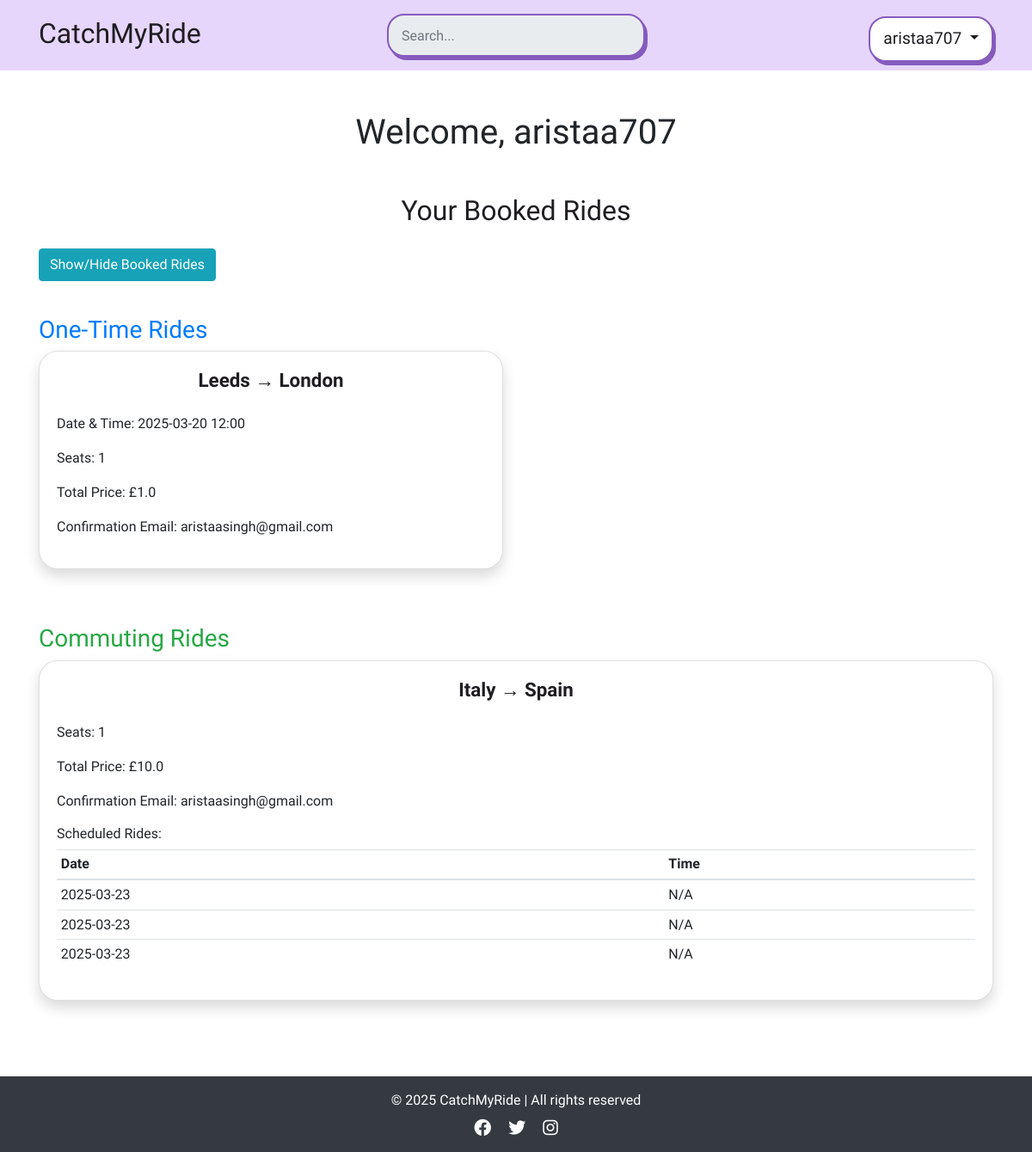
Page /dashboard (signed in) on the earlier database version.
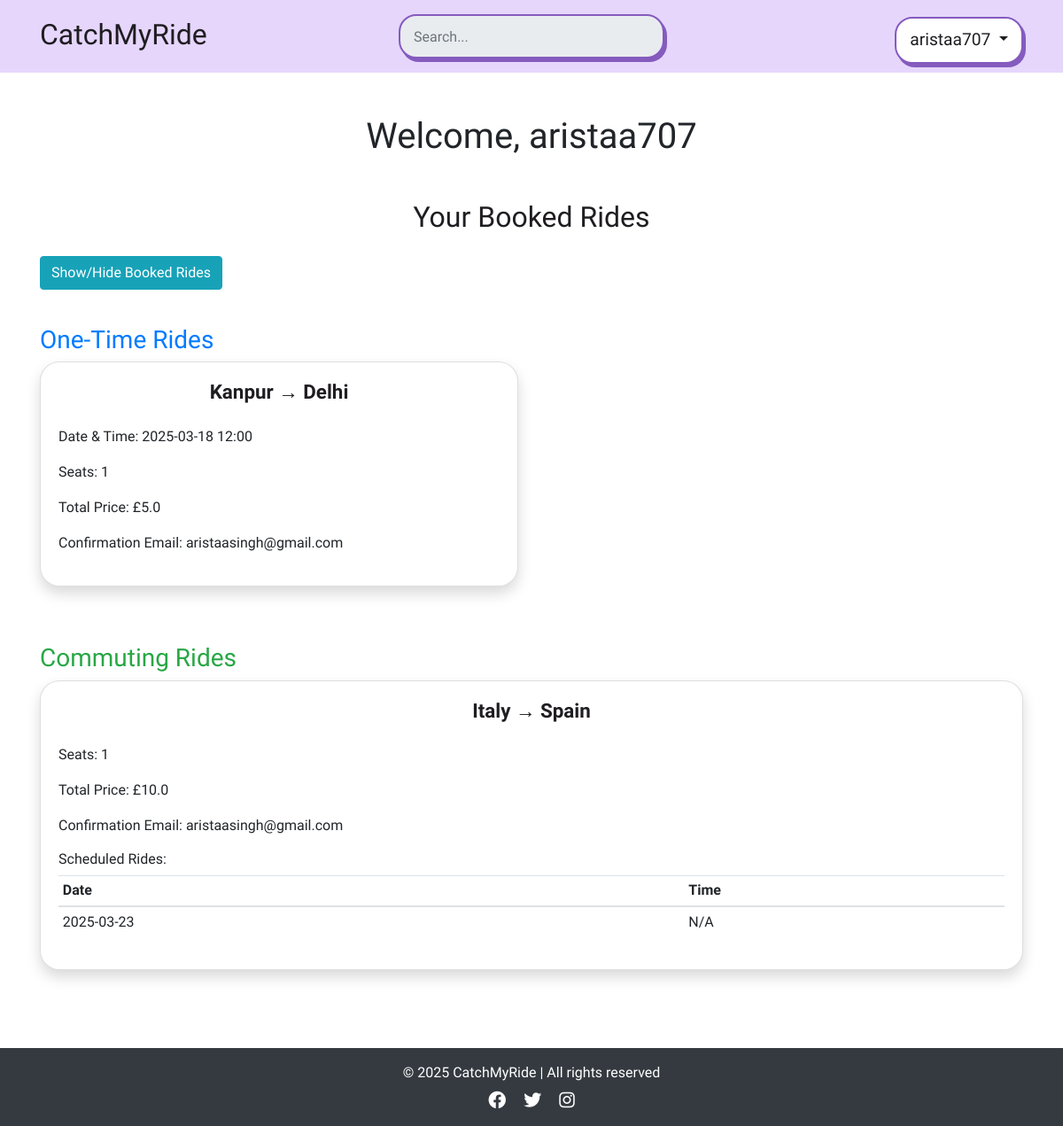
Same page on the later database version.
### app/models.py (models this page shows, shortened)
class publish_ride(db.Model):
    id = db.Column(db.Integer, primary_key=True)
    driver_id = db.Column(db.Integer, db.ForeignKey('user.id'), nullable=False)
    driver_name = db.Column(db.String(100), nullable=False)  # Added Driver Name
    from_location = db.Column(db.String(200), nullable=False)
    to_location = db.Column(db.String(200), nullable=False)
    date_time = db.Column(db.DateTime, nullable=True)  # Now optional
    available_seats_per_date = db.Column(db.JSON, nullable=True)
    price_per_seat = db.Column(db.Float, nullable=False)
    category = db.Column(db.String(50), nullable=False)
    recurrence_dates = db.Column(db.String(255), nullable=True)
    commute_times = db.Column(db.String(255), nullable=True)  # Stores commute time slots
    is_available = db.Column(db.Boolean, default=True)

class book_ride(db.Model):
    id = db.Column(db.Integer, primary_key=True)
    user_id = db.Column(db.Integer, db.ForeignKey('user.id'), nullable=False)
    ride_id = db.Column(db.Integer, db.ForeignKey('publish_ride.id'), nullable=False)
    status = db.Column(db.String(20), default="Booked")
    total_price = db.Column(db.Float, nullable=False)  # Stores the total price of the booking
    seats_selected = db.Column(db.Integer, nullable=False)  # Stores the number of seats selected
    confirmation_email = db.Column(db.String(150), nullable=False)  # Stores the email address for confirmation
    ride_date = db.Column(db.DateTime, nullable=True)  # ✅ Make this nullable for commuting rides
    ride = db.relationship('publish_ride', backref='bookings')

### app/views.py (the view)
@app.route('/dashboard', methods=['GET'])
@login_required
def dashboard():
    booked_rides = book_ride.query.filter_by(user_id=current_user.id).all()
    one_time_rides = []
    commuting_rides = {}
    for ride in booked_rides:
        if ride.ride is None:
            print(f" Ride object missing for booking ID {ride.id}")
            continue
        ride_data = {
            "booking_id": ride.id,
            "from": ride.ride.from_location,
            "to": ride.ride.to_location,
            "seats_selected": ride.seats_selected,
            "total_price": ride.total_price,
            "confirmation_email": ride.confirmation_email,
            "ride_id": ride.ride.id
        }
        if ride.ride.category == "one-time":
            ride_data["date_time"] = ride.ride.date_time.strftime('%Y-%m-%d %H:%M') if ride.ride.date_time else "N/A"
            one_time_rides.append(ride_data)
        else:
            ride_date = ride.ride_date.strftime('%Y-%m-%d') if ride.ride_date else "N/A"
            ride_time = ride.ride_time if hasattr(ride, "ride_time") and ride.ride_time else "N/A"
            if ride.ride.id not in commuting_rides:
                commuting_rides[ride.ride.id] = {
                    "from": ride.ride.from_location,
                    "to": ride.ride.to_location,
                    "confirmation_email": ride.confirmation_email,
                    "seats_selected": ride.seats_selected,
                    "total_price": ride.total_price,
                    "ride_id": ride.ride.id,
                    "dates_times": []  # Store multiple commuting instances
                }
            commuting_rides[ride.ride.id]["dates_times"].append({"date": ride_date, "time": ride_time})
    return render_template(
        'dashboard.html',
        one_time_rides=one_time_rides,
        commuting_rides=commuting_rides
    )

### app/views.py (called while the page is built)
@login_manager.user_loader
def load_user(user_id):
    return User.query.get(int(user_id))

@app.context_processor
def inject_user():
    return dict(user=current_user)

### app/templates/dashboard.html (shortened to what this page needs)
{% extends "base.html" %}
{% block content %}
<div class="container mt-5">
    <h1 class="text-center mb-4">Welcome, {{ current_user.username }}</h1>
    <br>
    <h2 class="text-center mb-4">Your Booked Rides</h2>
    <button class="btn btn-info mb-3" id="toggleBookings">Show/Hide Booked Rides</button>
    <div id="bookingsContainer">
        <h3 class="text-primary mt-4">One-Time Rides</h3>
        {% if one_time_rides %}
            <div class="row">
                {% for ride in one_time_rides %}
                    <div class="col-md-6">
                        <div class="card mb-3 shadow">
                            <div class="card-body">
                                <h5 class="card-title">{{ ride.from }} → {{ ride.to }}</h5>
                                <p><strong>Date & Time:</strong> {{ ride.date_time }}</p>
                                <p><strong>Seats:</strong> {{ ride.seats_selected }}</p>
                                <p><strong>Total Price:</strong> £{{ ride.total_price }}</p>
                                <p><strong>Confirmation Email:</strong> {{ ride.confirmation_email }}</p>
                            </div>
                        </div>
                    </div>
                {% endfor %}
            </div>
        {% else %}
            <p class="text-center">You have no one-time booked rides.</p>
        {% endif %}
        <h3 class="text-success mt-5">Commuting Rides</h3>
        {% if commuting_rides %}
            {% for ride_id, ride in commuting_rides.items() %}
                <div class="card mb-3 shadow">
                    <div class="card-body">
                        <h5 class="card-title">{{ ride.from }} → {{ ride.to }}</h5>
                        <p><strong>Seats:</strong> {{ ride.seats_selected }}</p>
                        <p><strong>Total Price:</strong> £{{ ride.total_price }}</p>
                        <p><strong>Confirmation Email:</strong> {{ ride.confirmation_email }}</p>
                        <h6 class="mt-3">Scheduled Rides:</h6>
                        <table class="table table-sm">
                            <thead>
                                <tr>
                                    <th>Date</th>
                                    <th>Time</th>
                                </tr>
                            </thead>
                            <tbody>
                                {% for entry in ride.dates_times %}
                                    <tr>
                                        <td>{{ entry.date }}</td>
                                        <td>{{ entry.time }}</td>
                                    </tr>
                                {% endfor %}
                            </tbody>
                        </table>
                    </div>
                </div>
            {% endfor %}
        {% else %}
            <p class="text-center">You have no commuting booked rides.</p>
        {% endif %}
    </div>
</div>
{% endblock %}

Differences in the rows shown:
no longer on this page (row unchanged): publish_ride: from "Leeds", to "London"
now on this page (row edited): publish_ride: from "Kanpur", to "Delhi"
Other differences:
new list line: "→ Date & Time: 2025-03-18 12:00 Seats: 1 Total Price: £ Confirmation Email:"
new list line: "5.0 aristaasingh@gmail.com"
list line gone: "→ Date & Time: 2025-03-20 12:00 Seats: 1 Total Price: £ Confirmation Email:"
list line gone: "1.0 aristaasingh@gmail.com"
list line gone: "2025-03-23 N/A 2025-03-23 N/A"
